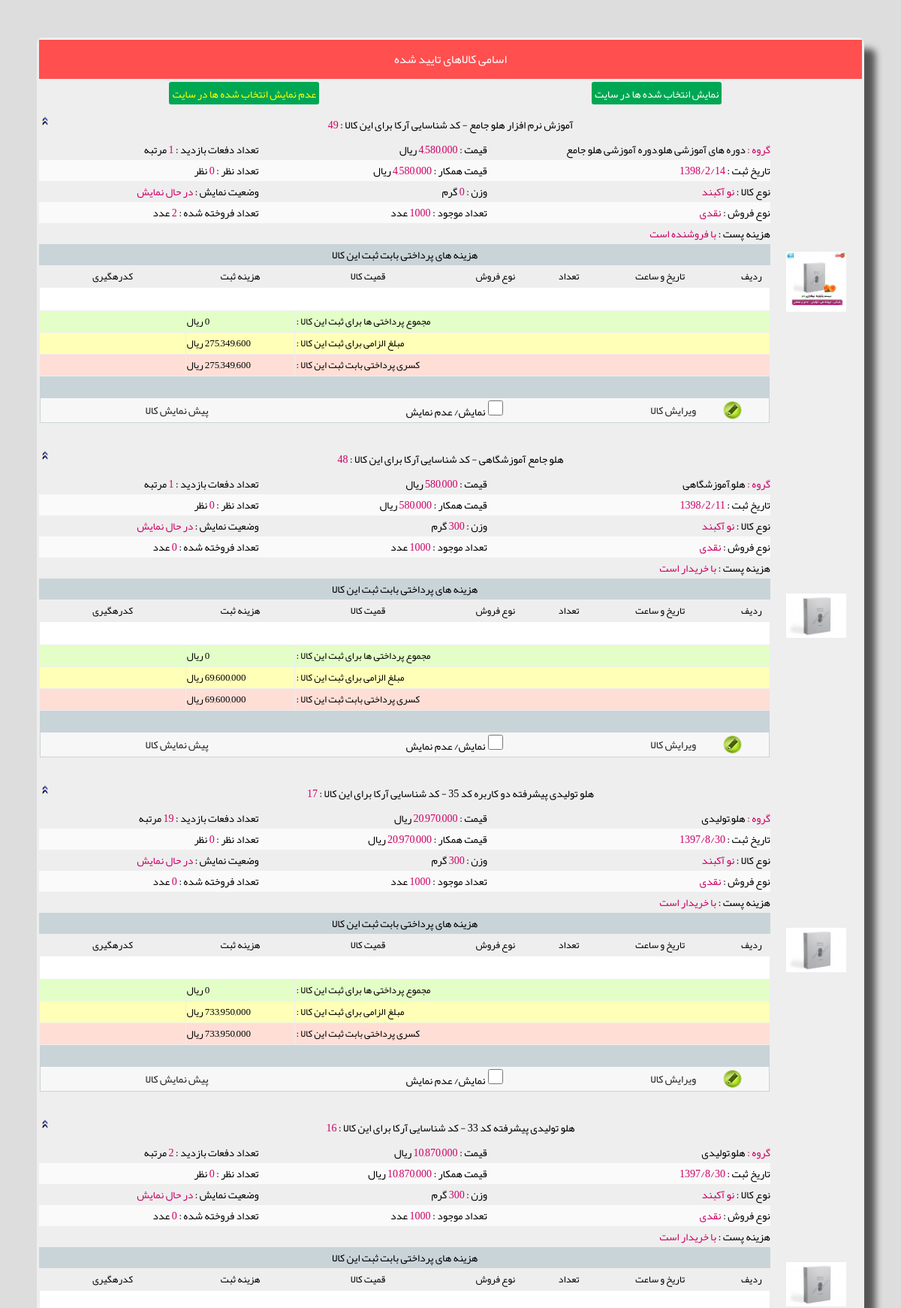
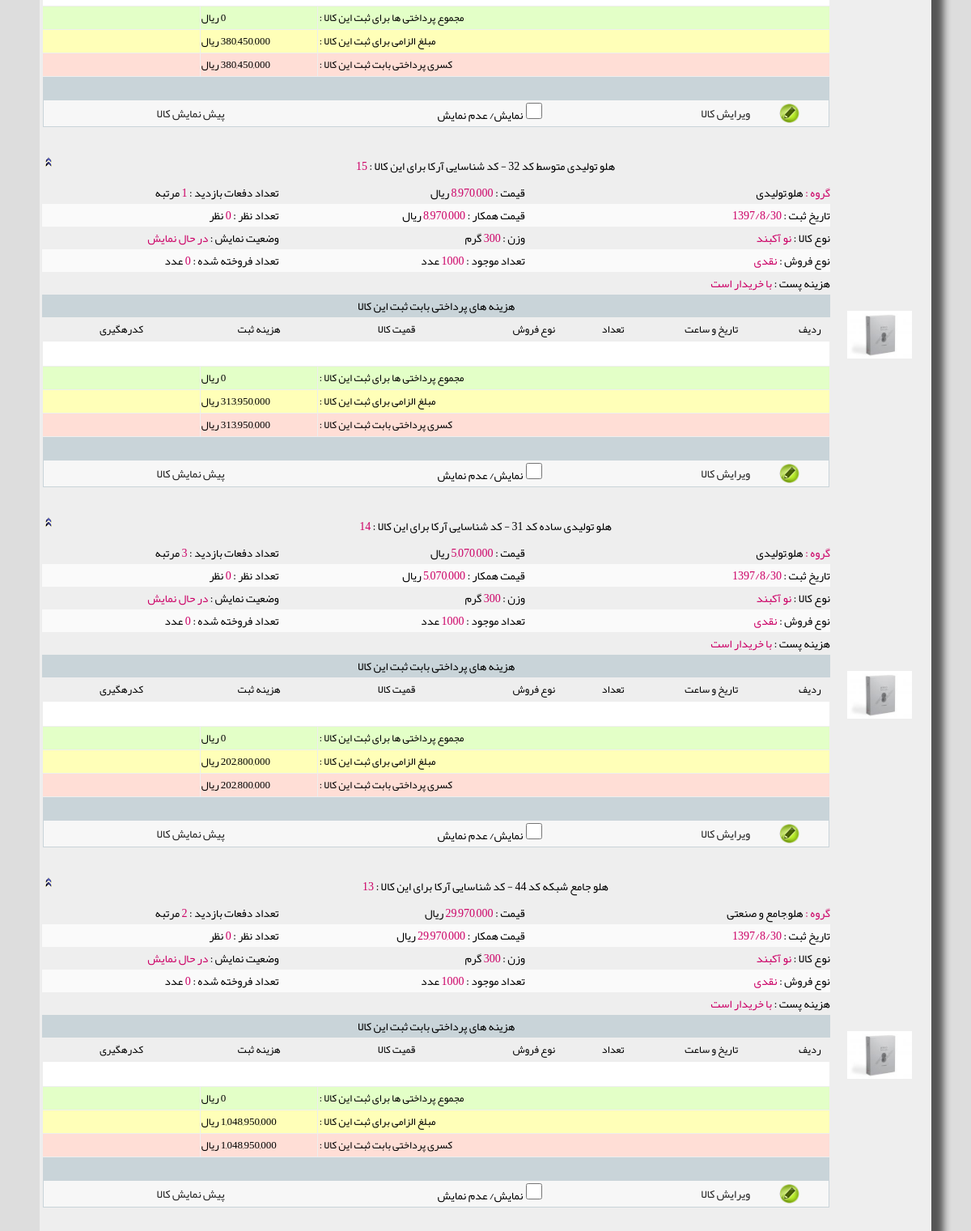
/admin_show_user_item.php?type=1 (signed in, upper part), run on the app's committed database (2 pictures, top to bottom).
### tables this page shows
CREATE TABLE `tbl_item_info` (
  `auto_id` int(11) NOT NULL AUTO_INCREMENT,
  `f1` int(11) NOT NULL DEFAULT '0',
  `f2` int(11) NOT NULL DEFAULT '0',
  `f3` varchar(500) NOT NULL DEFAULT '',
  `f4` int(11) NOT NULL DEFAULT '0',
  `f5` varchar(50) NOT NULL DEFAULT '',
  `f6` varchar(50) NOT NULL DEFAULT '',
  `f7` varchar(100) NOT NULL DEFAULT '',
  `f8` int(11) NOT NULL DEFAULT '0',
  `f9` smallint(6) NOT NULL DEFAULT '0',
  `f10` text,
  `f11` varchar(255) DEFAULT NULL,
  `f12` text,
  `f13` varchar(255) DEFAULT NULL,
  `f14` text,
  `f15` varchar(1) NOT NULL DEFAULT '1',
  `f16` bigint(20) NOT NULL DEFAULT '0',
  `f17` int(11) NOT NULL DEFAULT '1',
  `f18` int(11) NOT NULL DEFAULT '1',
  `f19` varchar(10) DEFAULT NULL,
  `f20` int(11) DEFAULT '0',
  `f21` int(11) NOT NULL DEFAULT '1',
  `f22` int(11) NOT NULL DEFAULT '0',
  `f23` varchar(1) NOT NULL DEFAULT '0',
  `f24` text,
  `f25` varchar(100) DEFAULT '',
  `f26` int(11) NOT NULL DEFAULT '0',
  `f27` varchar(20) DEFAULT '0,0',
  `f28` varchar(20) DEFAULT '0,0',
  `f29` varchar(20) DEFAULT '0,0',
  `f30` varchar(20) DEFAULT '0,0',
  `f31` varchar(20) DEFAULT '0,0',
  PRIMARY KEY (`auto_id`)
);

CREATE TABLE `tbl_item_group` (
  `auto_id` int(11) NOT NULL AUTO_INCREMENT,
  `f1` varchar(255) DEFAULT NULL,
  `f2` text,
  `f3` smallint(6) NOT NULL DEFAULT '1',
  `F4` varchar(255) DEFAULT NULL,
  `f5` text,
  `f6` varchar(255) DEFAULT NULL,
  `f7` text,
  `f8` varchar(255) DEFAULT NULL,
  `f9` text,
  `f10` smallint(6) NOT NULL DEFAULT '0',
  PRIMARY KEY (`auto_id`)
);

CREATE TABLE `tbl_item_sub_group` (
  `auto_id` int(11) NOT NULL AUTO_INCREMENT,
  `f1` int(11) DEFAULT NULL,
  `f2` varchar(255) DEFAULT NULL,
  `f3` text,
  `f4` smallint(6) NOT NULL DEFAULT '1',
  `f5` varchar(255) DEFAULT NULL,
  `f6` text,
  `f7` varchar(255) DEFAULT NULL,
  `f8` text,
  `f9` varchar(255) DEFAULT NULL,
  `f10` text,
  `f11` varchar(1) NOT NULL DEFAULT '0',
  PRIMARY KEY (`auto_id`)
);

### connect.php (called while the page is built, shortened)
<?php ob_start(); session_start();
function cleantxt($txt){
    $cleanTxt = trim($txt);
    $cleanTxt = htmlspecialchars($cleanTxt);
    $cleanTxt = mysql_real_escape_string($cleanTxt);
    return $cleanTxt;
}
 function pool($price)
{
	$p_len=strlen($price);
	if ($p_len>3)
	{
		$cur_pos=$p_len;
		$new_price="";
		while($cur_pos-3>0)
		{
			$new_price=substr($price,$cur_pos-3,3).",".$new_price;
			$cur_pos-=3;
		}
		$new_price=substr($price,0,$cur_pos).",".$new_price;
		$new_price=substr($new_price,0,strlen($new_price)-1);
		return $new_price;
	}
	return $price;
}
?>

### admin_show_user_item.php (the view, shortened to what this page needs)
<?php include "header_admin_page.php";
$form_title="";
$item_type=cleantxt($_GET["type"]);
switch ($item_type)
{
	case 1 : {$form_title="اسامی کالاهای تایید شده";$page_id=53; break;}
}
$str_sql="SELECT
  `tbl_item_info`.`auto_id` as item_id, `tbl_item_info`.`f2`, `tbl_item_info`.`f3` as item_name, `tbl_item_info`.`f4`,
  `tbl_item_info`.`f5`, `tbl_item_info`.`f6`, `tbl_item_info`.`f7`,
  `tbl_item_info`.`f8`, `tbl_item_info`.`f15`, `tbl_item_info`.`f16`,
  `tbl_item_info`.`f18`,`tbl_item_info`.`f19`, `tbl_item_info`.`f20`, `tbl_item_info`.`f22`,`tbl_item_info`.`f24`,`tbl_item_info`.`f22`,`tbl_item_info`.`f26`,
  `tbl_item_sub_group`.`f1` as group_code, `tbl_item_group`.`f1` as group_name, `tbl_item_sub_group`.`f2` as sub_group_name
FROM
  `tbl_item_info` LEFT JOIN
  `tbl_item_sub_group` ON `tbl_item_info`.`f1` = `tbl_item_sub_group`.`auto_id`
  LEFT JOIN
  `tbl_item_group` ON `tbl_item_sub_group`.`f1` = `tbl_item_group`.`auto_id`  where `tbl_item_info`.`f23`='$item_type' and `tbl_item_info`.`f2`='$_SESSION[s_user_id]' order by `tbl_item_info`.`auto_id` desc";
	$re = mysql_query($str_sql);
?>
<body>
<p>&nbsp;</p>
<div align="center">
<div class="main_form">
<form method="POST" action="" name="frm1" id="frm1">
	<table class="tbl_1_border" dir="rtl">
						<tr>
						<td align="center" width="100%"  colspan="2"><div class="cell_header"><?php print $form_title?></div></td>
					</tr>
					<tr>
						<td align="center" width="50%">
							<input type=submit name="btn_open" value="نمایش انتخاب شده ها در سایت" style="color: #FFFFFF"></td>
						<td align="center" width="50%">
							<input type=submit name="btn_close" value="عدم نمایش انتخاب شده ها در سایت" style="color: #FFFF00"></td>
					</tr>
					<tr>
						<td align="center" width="100%" colspan="2"></td>
					</tr>
		<tr>
			<td align="center" colspan="2">
<?php
		while($row = mysql_fetch_array($re))
		{
			$r=mysql_query("select count(auto_id) from tbl_item_cust_des where f1=$row[item_id]");
			list($nazar_count)=mysql_fetch_array($r);
	?>
				<div align="center" class="lazyload1">
					<table border="0" width="100%" cellspacing="0" cellpadding="0" style="border-collapse: collapse" id="tbl_kadr">
								<tr>
									<td width="91%" colspan="4" align="center" class="row_item_title" id="row_title<?php print $row[item_id]?>" onclick="toggle_row('<?php print $row[item_id]?>')">
									<?php print $row["item_name"]." - کد شناسایی آرکا برای این کالا : <font color=#CC0066>". $row["item_id"]."</font>"?></td>
								</tr>
						<tr>
							<td>
							<table border="0" width="100%" cellspacing="0" class="item_info" cellpadding="0" id="row_item<?php print $row[item_id]?>" >
								<tr>
									<td width="10%" rowspan="7" align="center">
									<img border="0" src="images/items_pic/<?php print $row[item_id]?>_small_1.jpg" width="80" ></td>
									<td align="right" width="31%">
									<font color="#CC0066">گروه :</font>
									<?php print $row["group_name"].",".$row["sub_group_name"]?></td>
									<td align="right" width="25%">قیمت :<font color="#CC0066"> <?php print pool($row["f4"])?></font> ریال</td>
									<td align="right" width="24%">تعداد دفعات
									بازدید : <font color="#CC0066"><?php print $row["f18"]?></font>
									مرتبه</td>
								</tr>
								<tr>
									<td align="right" width="31%">
									تاریخ ثبت :<font color="#CC0066"> <?php print $row["f19"]?></font></td>
									<td align="right" width="25%">قیمت همکار :<font color="#CC0066"> <?php print pool($row["f20"])?></font> ریال</td>
									<td align="right" width="24%">تعداد نظر :
									<font color="#CC0066"><?php print $nazar_count?></font>
									نظر</td>
								</tr>
								<tr>
									<td align="right" width="31%">
									نوع کالا :<font color="#CC0066">
<?php if($row["f5"]=="1") print "نو آکبند"; ?>
</font></td>
									<td align="right" width="25%">وزن :
									<font color="#CC0066"><?php print $row["f16"]?></font> گرم </td>
									<td align="right" width="24%">وضعیت نمایش :
										<font color="#CC0066"><?php if($row["f15"]=="1") print "در حال نمایش"; else print "فعلا نمایش داده نمی شود"; ?></font></td>
								</tr>
								<tr>
									<td align="right" width="31%">نوع فروش :<font color="#CC0066">
									<?php if($row["f6"]=="1") print "نقدی"; else if($row["f6"]=="2") print "مزایده ای"; ?></font></td>
									<td align="right" width="25%">تعداد موجود :
									<font color="#CC0066"><?php print $row["f8"]?></font>
									عدد</td>
									<td align="right" width="24%">تعداد فروخته
									شده :
									<font color="#CC0066"><?php print $row["f22"]?></font>
									عدد </td>
								</tr>
								<tr>
									<td align="right" width="31%">هزینه پست :<font color="#CC0066"> <?php if($row["f7"]=="0") print "با فروشنده است"; else if($row["f7"]=="1") print "با خریدار است"; ?></font></td>
									<td align="right" width="25%">&nbsp;</td>
									<td align="right" width="24%">
									&nbsp;</td>
								</tr>
								<tr>
									<td align="right" width="80%" colspan="3">
									<table border="0" width="100%" id="tbl_factor" cellpadding=1px cellspacing=1px>
									<caption>هزینه های پرداختی بابت ثبت این کالا</caption>
										<tr>
											<th align="center" width="5%">ردیف</th>
											<th align="center" width="20%">تاریخ
											و ساعت</th>
											<th align="center" width="5%">تعداد </th>
											<th align="center" width="15%">
											نوع فروش</th>
											<th align="center" width="20%">قمیت
											کالا</th>
											<th align="center" width="15%">هزینه
											ثبت</th>
											<th align="center" width="20%">
											کدرهگیری</th>
										</tr>
<?php
			$sum_pay=calc_payed_for_reg_item($row[item_id]);
			$sum_shood=calc_shood_for_reg_item($row[item_id],$row[f8],$row[f26],$row[f22]);
			$kasri=$sum_shood-$sum_pay;
		?>
										<tr >
											<td align="left" width="100%" colspan="7" >
											&nbsp;</td>
										</tr>
										<tr >
											<td align="left" width="65%" colspan="5" class="sum_fact">
											مجموع پرداختی ها برای ثبت این کالا :</td>
											<td align="center" width="15%" class="sum_fact"><?php print pool($sum_pay)?> ریال</td>
											<td align="center" width="20%" class="sum_fact"></td>
										</tr>
										<tr class="sum_shood">
											<td align="left" width="65%" colspan="5" class="sum_shood">
											مبلغ الزامی برای ثبت این کالا :</td>
											<td align="center" width="15%" class="sum_shood"><?php print pool($sum_shood)?> ریال</td>
											<td align="center" width="20%" class="sum_shood"></td>
										</tr>
										<tr >
											<td align="left" width="65%" colspan="5" class="kasri">
											کسری پرداختی بابت ثبت این کالا :</td>
											<td align="center" width="15%" class="kasri"><?php print pool($kasri)?> ریال</td>
											<td align="center" width="20%" class="kasri"></td>
										</tr>
										<tr >
											<td align="left" width="100%" colspan="7" class="select_for_pay"><span id="c_<?php print $row[item_id]?>">
											&nbsp;<table border="0" width="100%" cellspacing="0" cellpadding="0">
										<tr>
											<td align="center" width="10%">
											<a href="admin_user_reg_item.php?edit=1&item_id=<?php print $row[item_id]?>">
											<img border="0" src="images/aseman_barasi.png" width="25" >
											</a>
											</td>
											<td align="right" width="22%">
											<a href="admin_user_reg_item.php?edit=1&item_id=<?php print $row[item_id]?>">
											ویرایش
											کالا</a></td>
											<td align="center" width="22%">
											<input type='checkbox'  class="chk_pay" name='ch1[]'  id='ch1[]'  value="<?php print $row[item_id]; ?>" >نمایش/
											عدم نمایش</td>
											<td align="center" width="23%">
											</td>
											<td align="right" width="23%"><a target=_blank href="show_item_pre.php?item_id=<?php print $row[item_id]; ?>">پیش
											نمایش کالا</a></td>
										</tr>
									</table>
											</td>
										</tr>
									</table>
									</td>
								</tr>
							</table>
							</td>
						</tr>
					</table>
					<br>
				</div>
				<?php } ?>
			</td>
		</tr>
	</table>
	</form>
</div>
</div>
</body>

### css/admin_style.css (style rules this page uses)
:link { text-decoration:none;color:#222 }
p,table,td { font-family:WebYekan;font-size:14px;color:#000;font-weight:400 }
input,select,textarea { font-family:WebYekan;font-size:13px;color:#000 }
BODY { font-family:WebYekan;font-size:14px;color:#000;font-weight:400;background-color:#ddd;scrollbar-face-color:#E1E7EA;scrollbar-shadow-color:#E1E7EA;scrollbar-base-color:#E1E7EA;scrollbar-track-color:#E1E7EA;scrollbar-arrow-color:#8DA6B8 }
.main_form { background:#eee;box-shadow:15px 15px 10px #555;border-radius:8px;width:93%;text-align:center }
.tbl_1_border { border:0;direction:rt;width:100% }
.cell_header { text-align:center;font-size:16px;background:#FF4F4F;color:#fff;font-weight:400;padding:10px }
input[type=checkbox] { width:20px;height:20px }
input[type=submit] { height:30px;border:0 solid #111;border-radius:3px;font-family:WebYekan;font-size:14px;font-weight:normaler;background:#00A753;color:#fff;padding:2px 4px;text-align:center;cursor:pointer }
table #tbl_factor caption { background-color:#C9D4D9;color:#000;text-align:center;font-weight:400;font-size:14px }
.select_for_pay { background-color:#C9D4D9;color:#000;text-align:center;font-weight:400;font-size:14px }
table #tbl_factor th { background-color:#EEE;color:#000;text-align:center;font-weight:400;font-size:13px }
.sum_fact { background-color:#E3FFC7;color:#000;text-align:left;font-weight:400;font-size:13px }
.sum_shood { background-color:#FFFFB8;color:#000;text-align:left;font-weight:400;font-size:13px }
.kasri { background-color:#FFDED6;color:#000;text-align:left;font-weight:400;font-size:13px }
table #tbl_factor tr:nth-child(even) { background-color:#fff;text-align:center;width:250px;font-size:12px }
table #tbl_factor tr:nth-child(odd) { background-color:#F7F7F7;text-align:center;width:250px;font-size:12px }
.item_info tr:nth-child(even) { background:#FAFaFa }
.row_item_title { padding:5px;text-align:center;background:url(../images/arrow_up.png);color:#000;font-weight:normaler;cursor:pointer;border-bottom-left-radius:8px;border-bottom-right-radius:8px }

### data on the page
tbl_item_info: f3 "آموزش نرم افزار هلو جامع", auto_id "49", shows a picture, tbl_item_group.f1 "دوره های آموزشی هلو", tbl_item_sub_group.f2 "دوره آموزشی هلو جامع", f4 "4,580,000", f18 "1", f19 "1398/2/14", f20 "4,580,000", nazar_count "0", f5 "نو آکبند", f16 "0", f15 "در حال نمایش", f6 "نقدی", f8 "1000", f22 "2", f7 "با فروشنده است", sum_pay "0", pool($sum_shood) "275,349,600", kasri "275,349,600"
tbl_item_info: f3 "هلو جامع آموزشگاهی", auto_id "48", tbl_item_group.f1 "هلو", tbl_item_sub_group.f2 "آموزشگاهی", f4 "580,000", f18 "1", f19 "1398/2/11", f20 "580,000", nazar_count "0", f5 "نو آکبند", f16 "300", f15 "در حال نمایش", f6 "نقدی", f8 "1000", f22 "0", f7 "با خریدار است", sum_pay "0", pool($sum_shood) "69,600,000", kasri "69,600,000"
tbl_item_info: auto_id "17", tbl_item_group.f1 "هلو", tbl_item_sub_group.f2 "تولیدی", f4 "20,970,000", f18 "19", f19 "1397/8/30", f20 "20,970,000", nazar_count "0", f5 "نو آکبند", f16 "300", f15 "در حال نمایش", f6 "نقدی", f8 "1000", f22 "0", f7 "با خریدار است", sum_pay "0", pool($sum_shood) "733,950,000", kasri "733,950,000"
tbl_item_info: auto_id "16", tbl_item_group.f1 "هلو", tbl_item_sub_group.f2 "تولیدی", f4 "10,870,000", f18 "2", f19 "1397/8/30", f20 "10,870,000", nazar_count "0", f5 "نو آکبند", f16 "300", f15 "در حال نمایش", f6 "نقدی", f8 "1000", f22 "0", f7 "با خریدار است", sum_pay "0", pool($sum_shood) "380,450,000", kasri "380,450,000"
tbl_item_info: auto_id "15", tbl_item_group.f1 "هلو", tbl_item_sub_group.f2 "تولیدی", f4 "8,970,000", f18 "1", f19 "1397/8/30", f20 "8,970,000", nazar_count "0", f5 "نو آکبند", f16 "300", f15 "در حال نمایش", f6 "نقدی", f8 "1000", f22 "0", f7 "با خریدار است", sum_pay "0", pool($sum_shood) "313,950,000", kasri "313,950,000"
tbl_item_info: auto_id "14", tbl_item_group.f1 "هلو", tbl_item_sub_group.f2 "تولیدی", f4 "5,070,000", f18 "3", f19 "1397/8/30", f20 "5,070,000", nazar_count "0", f5 "نو آکبند", f16 "300", f15 "در حال نمایش", f6 "نقدی", f8 "1000", f22 "0", f7 "با خریدار است", sum_pay "0", pool($sum_shood) "202,800,000", kasri "202,800,000"
tbl_item_info: f3 "هلو جامع شبکه کد 44", auto_id "13", tbl_item_group.f1 "هلو", tbl_item_sub_group.f2 "جامع و صنعتی", f4 "29,970,000", f18 "2", f19 "1397/8/30", f20 "29,970,000", nazar_count "0", f5 "نو آکبند", f16 "300", f15 "در حال نمایش", f6 "نقدی", f8 "1000", f22 "0", f7 "با خریدار است", sum_pay "0", pool($sum_shood) "1,048,950,000", kasri "1,048,950,000"

### other printed values
$form_title "اسامی کالاهای تایید شده"
